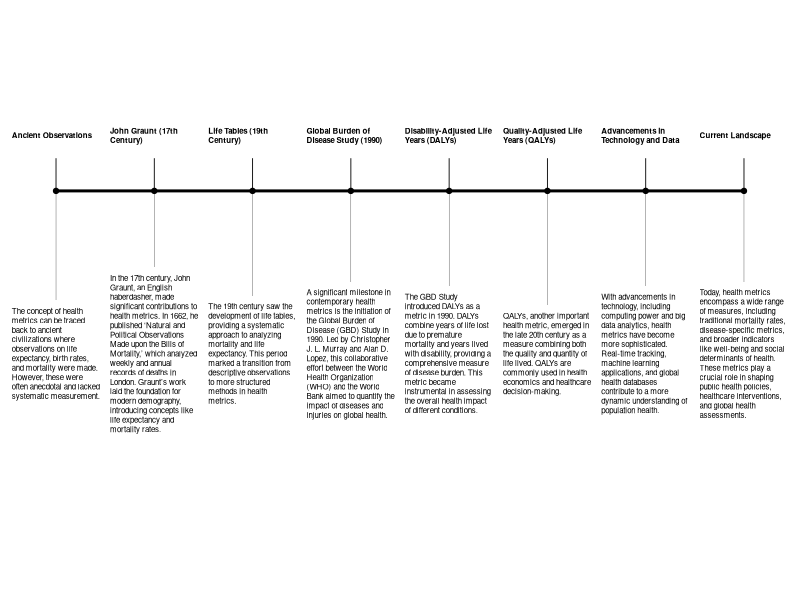

Write the R code that produced this figure.
## ---- chunk 1
#| echo: false
#| message: false
#| warning: false
#| output: false
library(tidyverse)
timeline <- tibble(id=seq(1,8,1),
                   type=c("Ancient Observations",
              "John Graunt (17th Century)",
              "Life Tables (19th Century)",
              "Global Burden of Disease Study (1990)",
              "Disability-Adjusted Life Years (DALYs)",
              "Quality-Adjusted Life Years (QALYs)",
              "Advancements in Technology and Data",
              "Current Landscape"),
text=c("The concept of health metrics can be traced back to ancient civilizations where observations on life expectancy, birth rates, and mortality were made. However, these were often anecdotal and lacked systematic measurement.",
       " In the 17th century, John Graunt, an English haberdasher, made significant contributions to health metrics. In 1662, he published 'Natural and Political Observations Made upon the Bills of Mortality,' which analyzed weekly and annual records of deaths in London. Graunt's work laid the foundation for modern demography, introducing concepts like life expectancy and mortality rates.",
       "The 19th century saw the development of life tables, providing a systematic approach to analyzing mortality and life expectancy. This period marked a transition from descriptive observations to more structured methods in health metrics.",
       " A significant milestone in contemporary health metrics is the initiation of the Global Burden of Disease (GBD) Study in 1990. Led by Christopher J. L. Murray and Alan D. Lopez, this collaborative effort between the World Health Organization (WHO) and the World Bank aimed to quantify the impact of diseases and injuries on global health.",
       "The GBD Study introduced DALYs as a metric in 1990. DALYs combine years of life lost due to premature mortality and years lived with disability, providing a comprehensive measure of disease burden. This metric became instrumental in assessing the overall health impact of different conditions.",
       "QALYs, another important health metric, emerged in the late 20th century as a measure combining both the quality and quantity of life lived. QALYs are commonly used in health economics and healthcare decision-making.",
       "With advancements in technology, including computing power and big data analytics, health metrics have become more sophisticated. Real-time tracking, machine learning applications, and global health databases contribute to a more dynamic understanding of population health.",
       "Today, health metrics encompass a wide range of measures, including traditional mortality rates, disease-specific metrics, and broader indicators like well-being and social determinants of health. These metrics play a crucial role in shaping public health policies, healthcare interventions, and global health assessments."))
## ---- chunk 2
#| echo: false
#| fig-width: 8
#| fig-height: 4
#| fig-align: "center"
#| fig-cap: "Metrics development timeline"
#| fig-alt: "Metrics development timeline"
timeline %>%
  ggplot(aes(x=id,y=0.5))+
  geom_segment(aes(x=id,xend=id,y=0.5,yend=0.8),linewidth=0.3)+
  geom_segment(aes(x=id,xend=id,y=0.5,yend=-1),linewidth=0.1)+
  geom_point()+
  geom_line(group=1,linewidth=1)+
  ggtext::geom_textbox(aes(label=type,y=1),
                       fontface="bold",
                       width = unit(0.13, "npc"),
                       box.size=0,
                       fill=NA,
                       hjust=0.5,
                       size=2)+
    ggtext::geom_textbox(aes(label=text,y=-1),
                       width = unit(0.13, "npc"),
                       box.size=0,
                       fill="white",
                       hjust=0.5,
                       size=2)+
  ylim(-3,2)+
  xlim(0.8,8.2)+
  coord_cartesian()+
  theme_void()
